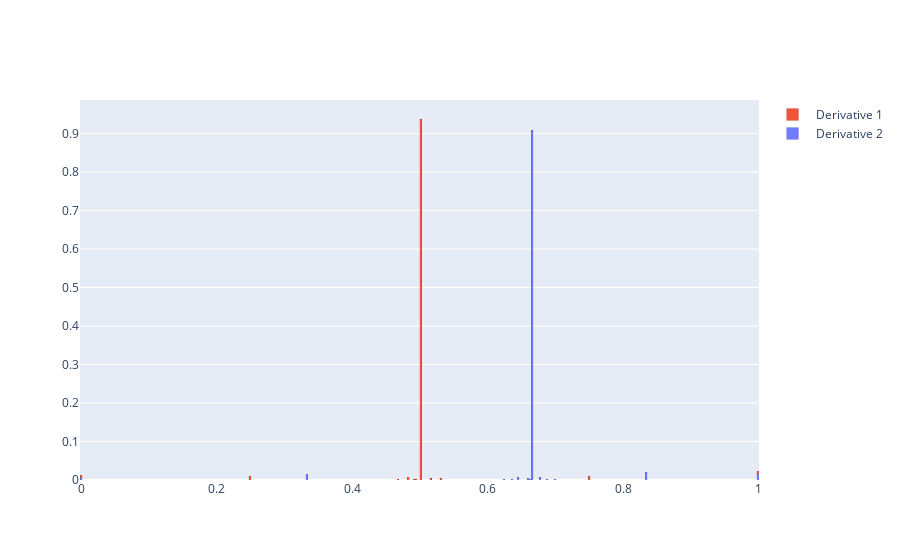

Notebook code cell kept with this figure:
### Code cell
w1 = Window_Detect2(a01)
w1.analyze_window_change(lambda x: x+0.01,)
w1.plot_distributions()

### Figure 1 — Plotly figure (JSON) as saved in the notebook; plotly's stock layout.template omitted (floating-point values rounded to 4 significant figures; data arrays with more than 128 entries replaced by an {"elided": "..."} marker saying what was removed)
{"data": [{"histnorm": "probability", "marker": {"line": {"color": "black", "width": 0.1}}, "name": " Derivative 2", "opacity": 0.9, "type": "histogram", "x": {"elided": "385 float values"}, "xbins": {"size": 0.003}}, {"histnorm": "probability", "marker": {"line": {"color": "black", "width": 0.1}}, "name": " Derivative 1", "opacity": 1, "type": "histogram", "x": {"elided": "385 float values"}, "xbins": {"size": 0.003}}], "layout": {"barmode": "stack"}}
